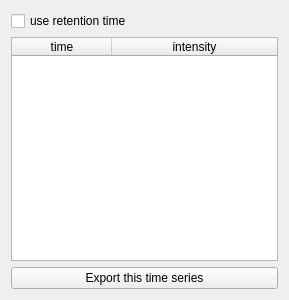
<?xml version="1.0" encoding="UTF-8"?>
<ui version="4.0">
 <class>Form</class>
 <widget class="QWidget" name="Form">
  <property name="geometry">
   <rect>
    <x>0</x>
    <y>0</y>
    <width>289</width>
    <height>300</height>
   </rect>
  </property>
  <property name="windowTitle">
   <string>Form</string>
  </property>
  <layout class="QVBoxLayout" name="verticalLayout">
   <item>
    <widget class="QCheckBox" name="retentionTimeCheckBox">
     <property name="text">
      <string>use retention time</string>
     </property>
    </widget>
   </item>
   <item>
    <widget class="QTableWidget" name="tableWidget">
     <property name="sizePolicy">
      <sizepolicy hsizetype="Preferred" vsizetype="Expanding">
       <horstretch>0</horstretch>
       <verstretch>0</verstretch>
      </sizepolicy>
     </property>
     <property name="minimumSize">
      <size>
       <width>200</width>
       <height>0</height>
      </size>
     </property>
     <property name="editTriggers">
      <set>QAbstractItemView::NoEditTriggers</set>
     </property>
     <property name="verticalScrollMode">
      <enum>QAbstractItemView::ScrollPerItem</enum>
     </property>
     <property name="horizontalScrollMode">
      <enum>QAbstractItemView::ScrollPerPixel</enum>
     </property>
     <attribute name="horizontalHeaderStretchLastSection">
      <bool>true</bool>
     </attribute>
     <column>
      <property name="text">
       <string>time</string>
      </property>
     </column>
     <column>
      <property name="text">
       <string>intensity</string>
      </property>
     </column>
    </widget>
   </item>
   <item>
    <widget class="QPushButton" name="exportPushButton">
     <property name="text">
      <string>Export this time series</string>
     </property>
    </widget>
   </item>
  </layout>
 </widget>
 <resources/>
 <connections/>
</ui>
